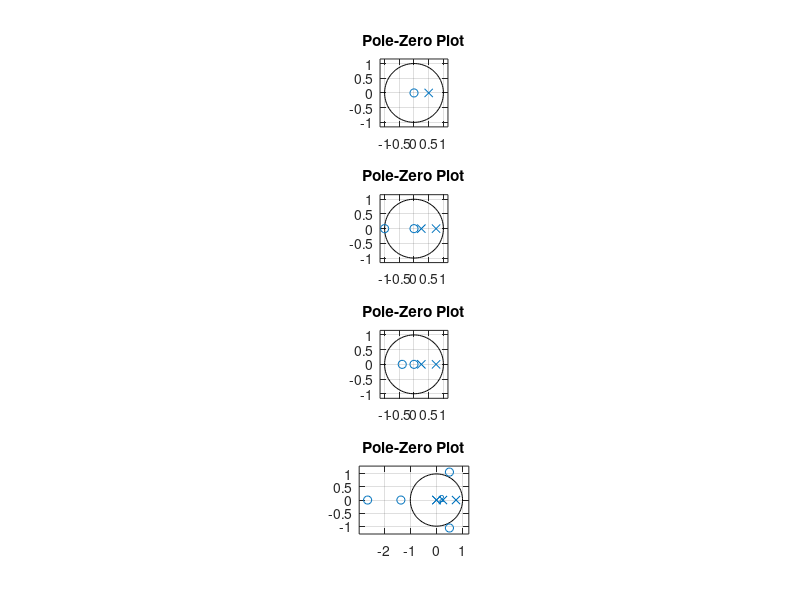

MATLAB code for this plot:
%A
b = 1; 
a = [1, -0.5]; 
% Plot the pole-zero plot
subplot(4,1,1)
zplane(b, a);
title('Pole-Zero Plot');

%B
b=[1, 1];
a=[1, -1, 3/16];
subplot(4,1,2)
zplane(b, a);
title('Pole-Zero Plot');

%C
b=[-1, -0.4];
z=[1,-2.8,1.6];
subplot(4,1,3)
zplane(b, a);
title('Pole-Zero Plot');

%D
b=[1, 3, 1, 2, 5];
z=[1, -2, 3, 1, 1];
subplot(4,1,4)
zplane(b, a);
title('Pole-Zero Plot');
